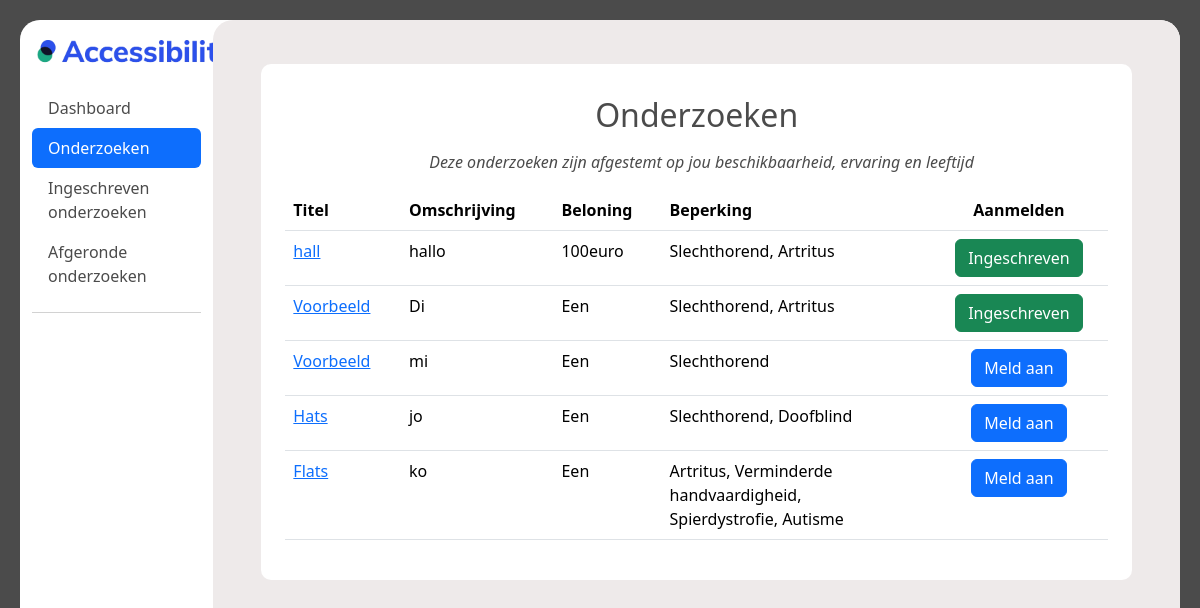
Page /ervaringsdeskundige/onderzoeken (signed in) on the earlier database version.
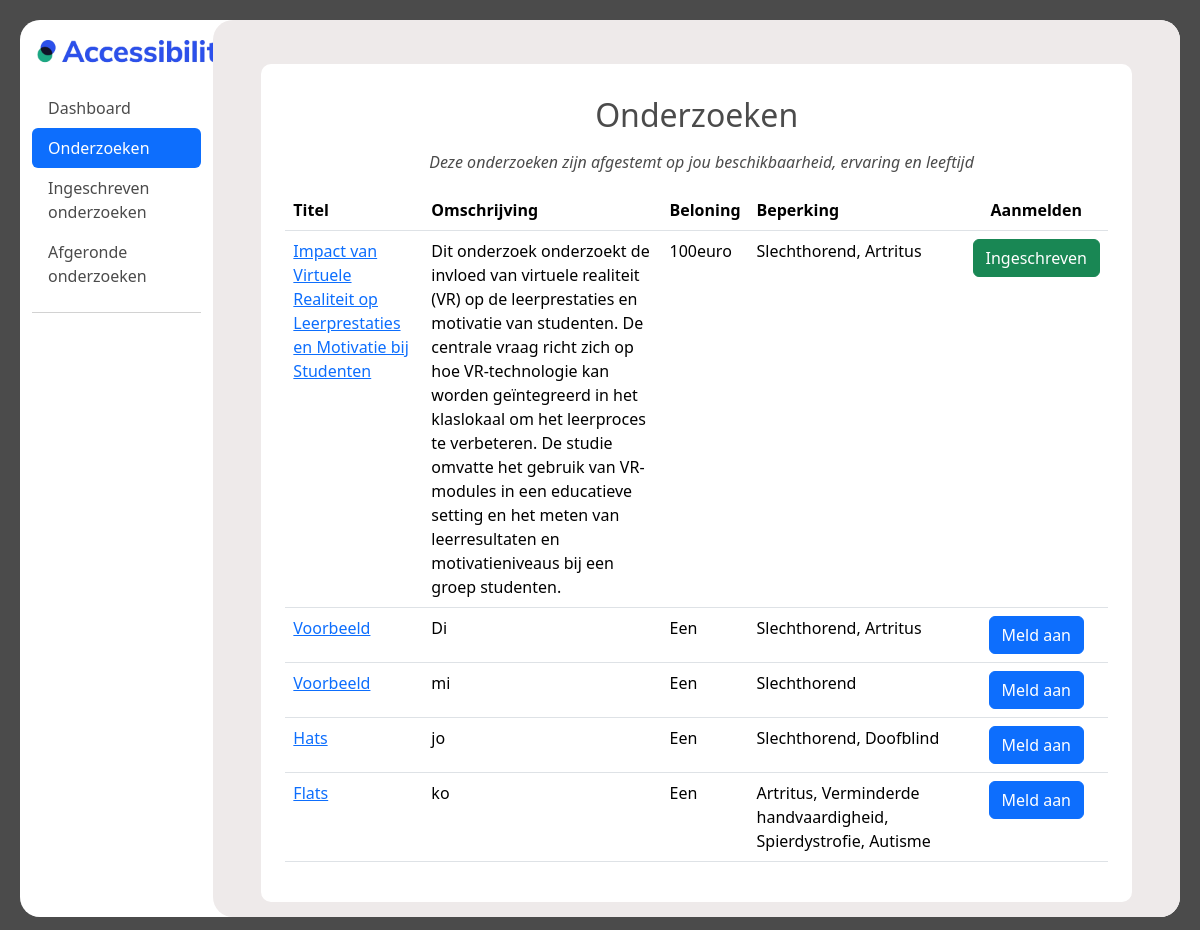
Same page on the later database version.
### main/models.py (models this page shows)
class Onderzoeken(models.Model):
    onderzoeks_id = models.AutoField(primary_key=True)
    organisatie = models.ForeignKey('Organisaties', models.DO_NOTHING)
    status = models.IntegerField()
    titel = models.TextField()
    omschrijving = models.TextField()
    datum_vanaf = models.DateTimeField()
    datum_tot = models.DateTimeField()
    soort_onderzoek = models.IntegerField()
    locatie = models.TextField(blank=True, null=True)
    met_beloning = models.IntegerField()
    beloning = models.TextField(blank=True, null=True)
    doelgroep_leeftijd_van = models.IntegerField()
    doelgroep_leeftijd_tot = models.IntegerField()
    contact_opgenomen = models.IntegerField()
    opmerkingen_beheerder = models.IntegerField(blank=True, null=True)
    type_onderzoek = models.ForeignKey('TypeOnderzoek', models.DO_NOTHING, db_column='type_onderzoek')
    class Meta:
        managed = False
        db_table = 'Onderzoeken'

### ervaringsdeskundige/views.py (the view)
# urls.py: path('onderzoeken', views.onderzoeken, name="onderzoeken"),
@login_required
def onderzoeken(request):
    user = request.user
    user_age = user.age()
    user_available_from = user.beschikbaar_vanaf
    user_available_until = user.beschikbaar_tot
    limitations_user = BeperkingenErvaringsdeskundigen.objects.filter(ervaringsdeskundigen_id=user.id)
    limitations_ids = limitations_user.values_list('beperking_id', flat=True)
    filtered_investigations = BeperkingenOnderzoeken.objects.filter(beperking_id__in=limitations_ids)
    filtered_investigations_ids = filtered_investigations.values_list('onderzoeks_id', flat=True)
    investigations = Onderzoeken.objects.filter(
        doelgroep_leeftijd_van__lte=user_age,
        doelgroep_leeftijd_tot__gte=user_age,
        datum_vanaf__lte=user_available_until,
        datum_tot__gte=user_available_from,
        onderzoeks_id__in=filtered_investigations_ids
    )
    investigations_with_limitations = {}
    for investigation in investigations:
        limitation_ids = BeperkingenOnderzoeken.objects.filter(onderzoeks_id=investigation.onderzoeks_id).values_list('beperking_id', flat=True)
        limitations = Beperkingen.objects.filter(id__in=limitation_ids)
        existing = Deelnames.objects.filter(ervaringsdeskundige_id=user, onderzoeks_id=investigation.onderzoeks_id)
        status = 0
        if existing:
            status = 1
        investigations_with_limitations[investigation.onderzoeks_id] = {
            'onderzoek': investigation,
            'beperkingen': limitations,
            'status': status,
        }
    return render(
        request,
        "ervaringsdeskundige/onderzoeken.html",
        {"investigations": investigations_with_limitations},
    )

### ervaringsdeskundige/models.py (called while the page is built)
    def age(self):
        date_today = date.today()
        leeftijd = date_today.year - self.geboortedatum.year - ((date_today.month, date_today.day) < (self.geboortedatum.month, self.geboortedatum.day))
        return leeftijd

### templates/ervaringsdeskundige/onderzoeken.html (shortened to what this page needs)
{% extends "ervaringsdeskundige/base.html" %}
{% load static %}
{% block content %}
<div class="container-fluid" style="height: 94vh;">
    <div class="row">
        <nav id="sidebar" class="col-md-3 col-lg-2 d-md-block sidebar">
          <a href="#">
            <img style="margin: 20px; margin-left: 5px;" src="{% static 'images/logo_accessibility.png' %}" width="200px" alt="test">
          </a>
            <div class="position-sticky">
              <ul class="nav nav-pills flex-column mb-auto">
                <li class="nav-item">
                  <a href="/ervaringsdeskundige/dashboard"  class="nav-link menu_text">
                    Dashboard
                  </a>
                </li>
                <li>
                  <a href="/ervaringsdeskundige/onderzoeken" class="nav-link active" aria-current="page">
                    Onderzoeken
                  </a>
                </li>
                <li>
                  <a href="registered_investigations" class="nav-link menu_text">
                    Ingeschreven onderzoeken
                  </a>
                </li>
                <li>
                  <a href="#" class="nav-link menu_text">
                    Afgeronde onderzoeken
                  </a>
                </li>
              </ul>
              <hr>
            </div>
        </nav>
        <div style="height: 94vh;" id="dashboard_main" class="col-md-9 ms-sm-auto col-lg-10 px-md-4">
        <div id="dashboard_overflow">
        <main >
          <div style="padding-top: 20px;">
            <div id="custom_cont"  class="m-4 p-4">
              <table class="table custom_table p-3">
                <h2 class="p-2 text-center">Onderzoeken</h2>
                <p class="text-center" style="margin-left: 10px;"><em>Deze onderzoeken zijn afgestemt op jou beschikbaarheid, ervaring en leeftijd</em></p>
                  <thead>
                  <tr>
                      <th class="float-left" scope="col">Titel</th>
                      <th class="float-left" scope="col">Omschrijving</th>
                      <th class="float-left" scope="col">Beloning</th>
                      <th class="float-left" scope="col">Beperking</th>
                      <th class="text-center" scope="col">Aanmelden</th>
                  </tr>
                  </thead>
                  <tbody>
                    {% for investigation_id, data in investigations.items %}
                        <tr>
                    <td><a href="inspect_investigation/{{ data.onderzoek.onderzoeks_id }}">{{ data.onderzoek.titel }}</a></td>
                    <td>{{ data.onderzoek.omschrijving }}</td>
                    <td>{% if data.onderzoek.met_beloning == 1 %}
                            {{ data.onderzoek.beloning }}
                        {% else %}
                            Geen beloning beschikbaar
                        {% endif %}</td>
                    <td>
                      <div style="width: 200px;" class="text-wrap">
                          {% for limitation in data.beperkingen %}
                              {{ limitation.omschrijving }}{% if not forloop.last %},{% endif %}
                          {% endfor %}
                        </div>
                    </td>
                    <td class="text-center">
                        <form method="post" action="investigation/{{ data.onderzoek.onderzoeks_id }}">
                          {% if data.status == 0 %}
                          <button type="submit" class="btn btn-primary">Meld aan</button>
                          {% endif %}
                        </form>
                          {% if data.status == 1 %}
                          <button class="btn btn-success">Ingeschreven</button>
                          {% endif %}
                    </td>
                  </tr>
                    {% endfor %}
                  </tbody>
              </table>
          </div>
            </div>
      </main>
    </div>
    </div>
    </div>
</div>
{% endblock %}

Differences in the rows shown:
changed Onderzoeken "100euro": onderzoek.titel "hall" → "Impact van Virtuele Realiteit op Leerprestaties en Motivatie bij Studenten"; onderzoek.omschrijving "hallo" → "Dit onderzoek onderzoekt de invloed van virtuele realiteit (VR) op de leerprestaties en motivatie van studenten. De centrale vraag richt zich op hoe VR-technologie kan worden geïntegreerd in het klaslokaal om het leerproces te verbeteren. De studie omvatte het gebruik van VR-modules in een educatieve setting en het meten van leerresultaten en motivatieniveaus bij een groep studenten."
computed for Onderzoeken "Di": text "Ingeschreven" → "Meld aan"
